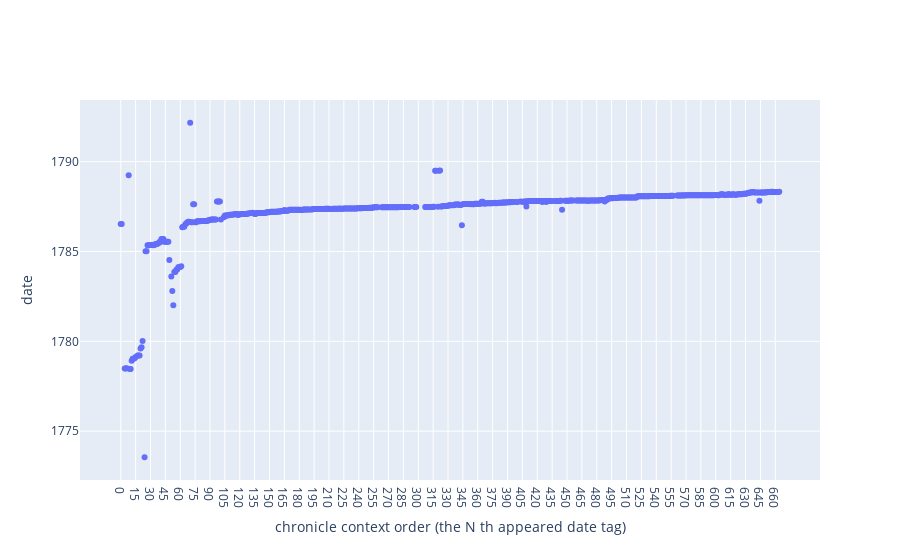

Write notebook code for a chart like this one.
### Code cell
timeline = []
for l in xml.find_all('l'):
    try:
        d = l.find(name='datum',datum = re.compile("\d{4}-\d{2}-\w{2}"))
        if d:
            timeline.append(d['datum'])
    except:
        pass

_ = pd.DataFrame()
_['d'] = timeline
_['c'] = [str(i) for i in range(len(timeline))]
f = go.Scatter(x = [str(i) for i in range(len(timeline))],
               y = timeline,
               mode='markers',
               name = 'ccc')
# f = px.scatter(_,x='c',y='d')
fig = go.Figure(data=f)
fig.update_layout(
    # title="Plot Title",
    xaxis_title="chronicle context order (the N th appeared date tag)",
    yaxis_title="date")
fig

### Figure 1 — Plotly figure (JSON) as saved in the notebook; plotly's stock layout.template omitted (floating-point values rounded to 4 significant figures; data arrays with more than 128 entries replaced by an {"elided": "..."} marker saying what was removed)
{"data": [{"mode": "markers", "name": "ccc", "type": "scatter", "x": {"elided": "665 str values"}, "y": {"elided": "665 str values"}}], "layout": {"xaxis": {"title": {"text": "chronicle context order (the N th appeared date tag)"}}, "yaxis": {"title": {"text": "date"}}}}
